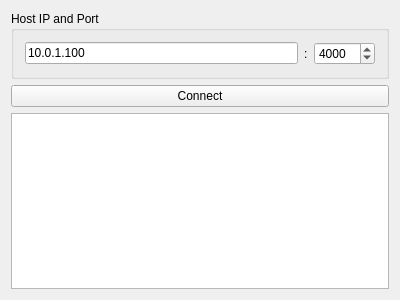
<?xml version="1.0" encoding="UTF-8"?>
<ui version="4.0">
 <class>Widget</class>
 <widget class="QWidget" name="Widget">
  <property name="geometry">
   <rect>
    <x>0</x>
    <y>0</y>
    <width>400</width>
    <height>300</height>
   </rect>
  </property>
  <property name="windowTitle">
   <string>NeuroscanAcquireLSL</string>
  </property>
  <layout class="QVBoxLayout" name="verticalLayout">
   <item>
    <widget class="QGroupBox" name="groupBox">
     <property name="title">
      <string>Host IP and Port</string>
     </property>
     <layout class="QHBoxLayout" name="horizontalLayout">
      <item>
       <widget class="QLineEdit" name="ipEdit">
        <property name="text">
         <string>10.0.1.100</string>
        </property>
       </widget>
      </item>
      <item>
       <widget class="QLabel" name="label_2">
        <property name="text">
         <string>:</string>
        </property>
       </widget>
      </item>
      <item>
       <widget class="QSpinBox" name="portEdit">
        <property name="minimum">
         <number>1</number>
        </property>
        <property name="maximum">
         <number>65535</number>
        </property>
        <property name="value">
         <number>4000</number>
        </property>
       </widget>
      </item>
     </layout>
    </widget>
   </item>
   <item>
    <widget class="QPushButton" name="pushButton">
     <property name="text">
      <string>Connect</string>
     </property>
    </widget>
   </item>
   <item>
    <widget class="QTextBrowser" name="statusbar">
     <property name="font">
      <font>
       <pointsize>10</pointsize>
       <stylestrategy>PreferAntialias</stylestrategy>
      </font>
     </property>
     <property name="contextMenuPolicy">
      <enum>Qt::DefaultContextMenu</enum>
     </property>
     <property name="frameShadow">
      <enum>QFrame::Sunken</enum>
     </property>
     <property name="horizontalScrollBarPolicy">
      <enum>Qt::ScrollBarAsNeeded</enum>
     </property>
     <property name="sizeAdjustPolicy">
      <enum>QAbstractScrollArea::AdjustToContents</enum>
     </property>
    </widget>
   </item>
  </layout>
 </widget>
 <layoutdefault spacing="6" margin="11"/>
 <resources/>
 <connections/>
</ui>
